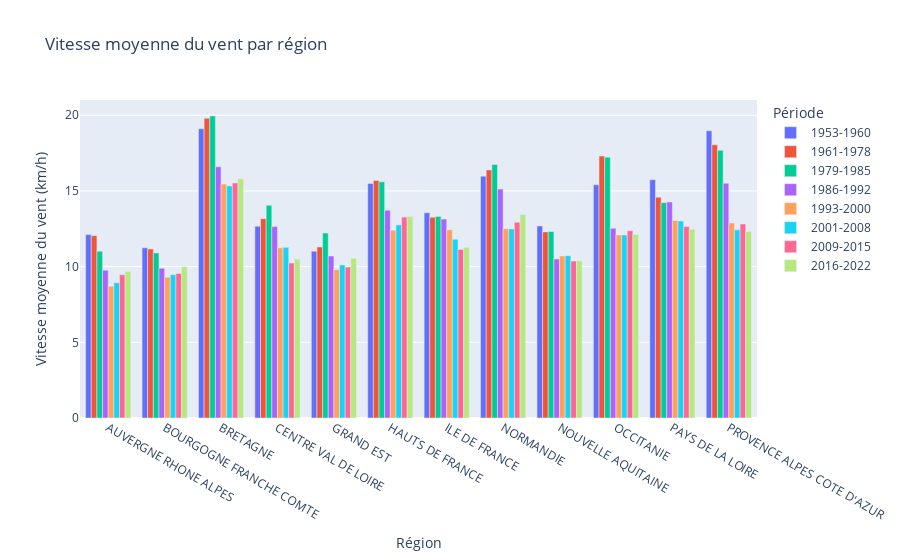

Notebook source saved alongside this figure:
### Code cell
# Define periods of interest
periods = [
    (1953, 1960),
    (1961, 1978),
    (1979, 1985),
    (1986, 1992),
    (1993, 2000),
    (2001, 2008),
    (2009, 2015),
    (2016, 2022)
]

# Calculate mean wind speed for each period and region
mean_wind_speeds = []
for start, end in periods:
    period_df = df_date_region[(df_date_region["AAAAMM"].dt.year >= start) & 
                               (df_date_region["AAAAMM"].dt.year <= end)]
    period_df_grouped = period_df.groupby("region")["vent_speed_inst_moy_mensu"].mean().reset_index()
    period_df_grouped["period"] = f"{start}-{end}"
    mean_wind_speeds.append(period_df_grouped)

# Concatenate all period DataFrames
df_mean_wind_speeds = pd.concat(mean_wind_speeds)

# Create a grouped bar chart using Plotly Express
fig = px.bar(df_mean_wind_speeds, x="region", y="vent_speed_inst_moy_mensu", color="period",
             title="Vitesse moyenne du vent par région",
             labels={"vent_speed_inst_moy_mensu": "Vitesse moyenne du vent (km/h)", "region": "Région", "period": "Période"},
             barmode="group")

fig.show()

### Figure 1 — Plotly figure (JSON) as saved in the notebook; plotly's stock layout.template omitted (floating-point values rounded to 4 significant figures)
{"data": [{"alignmentgroup": "True", "hovertemplate": "Période=1953-1960<br>Région=%{x}<br>Vitesse moyenne du vent (km/h)=%{y}<extra></extra>", "legendgroup": "1953-1960", "marker": {"color": "#636efa", "pattern": {"shape": ""}}, "name": "1953-1960", "offsetgroup": "1953-1960", "orientation": "v", "showlegend": true, "textposition": "auto", "type": "bar", "x": ["AUVERGNE RHONE ALPES", "BOURGOGNE FRANCHE COMTE", "BRETAGNE", "CENTRE VAL DE LOIRE", "GRAND EST", "HAUTS DE FRANCE", "ILE DE FRANCE", "NORMANDIE", "NOUVELLE AQUITAINE", "OCCITANIE", "PAYS DE LA LOIRE", "PROVENCE ALPES COTE D'AZUR"], "xaxis": "x", "y": [12.12, 11.25, 19.11, 12.67, 11.02, 15.49, 13.56, 15.97, 12.69, 15.41, 15.74, 18.97], "yaxis": "y"}, {"alignmentgroup": "True", "hovertemplate": "Période=1961-1978<br>Région=%{x}<br>Vitesse moyenne du vent (km/h)=%{y}<extra></extra>", "legendgroup": "1961-1978", "marker": {"color": "#EF553B", "pattern": {"shape": ""}}, "name": "1961-1978", "offsetgroup": "1961-1978", "orientation": "v", "showlegend": true, "textposition": "auto", "type": "bar", "x": ["AUVERGNE RHONE ALPES", "BOURGOGNE FRANCHE COMTE", "BRETAGNE", "CENTRE VAL DE LOIRE", "GRAND EST", "HAUTS DE FRANCE", "ILE DE FRANCE", "NORMANDIE", "NOUVELLE AQUITAINE", "OCCITANIE", "PAYS DE LA LOIRE", "PROVENCE ALPES COTE D'AZUR"], "xaxis": "x", "y": [12.05, 11.16, 19.8, 13.17, 11.3, 15.69, 13.27, 16.39, 12.29, 17.3, 14.59, 18.05], "yaxis": "y"}, {"alignmentgroup": "True", "hovertemplate": "Période=1979-1985<br>Région=%{x}<br>Vitesse moyenne du vent (km/h)=%{y}<extra></extra>", "legendgroup": "1979-1985", "marker": {"color": "#00cc96", "pattern": {"shape": ""}}, "name": "1979-1985", "offsetgroup": "1979-1985", "orientation": "v", "showlegend": true, "textposition": "auto", "type": "bar", "x": ["AUVERGNE RHONE ALPES", "BOURGOGNE FRANCHE COMTE", "BRETAGNE", "CENTRE VAL DE LOIRE", "GRAND EST", "HAUTS DE FRANCE", "ILE DE FRANCE", "NORMANDIE", "NOUVELLE AQUITAINE", "OCCITANIE", "PAYS DE LA LOIRE", "PROVENCE ALPES COTE D'AZUR"], "xaxis": "x", "y": [11.02, 10.9, 19.96, 14.05, 12.22, 15.6, 13.32, 16.75, 12.32, 17.23, 14.23, 17.68], "yaxis": "y"}, {"alignmentgroup": "True", "hovertemplate": "Période=1986-1992<br>Région=%{x}<br>Vitesse moyenne du vent (km/h)=%{y}<extra></extra>", "legendgroup": "1986-1992", "marker": {"color": "#ab63fa", "pattern": {"shape": ""}}, "name": "1986-1992", "offsetgroup": "1986-1992", "orientation": "v", "showlegend": true, "textposition": "auto", "type": "bar", "x": ["AUVERGNE RHONE ALPES", "BOURGOGNE FRANCHE COMTE", "BRETAGNE", "CENTRE VAL DE LOIRE", "GRAND EST", "HAUTS DE FRANCE", "ILE DE FRANCE", "NORMANDIE", "NOUVELLE AQUITAINE", "OCCITANIE", "PAYS DE LA LOIRE", "PROVENCE ALPES COTE D'AZUR"], "xaxis": "x", "y": [9.767, 9.894, 16.6, 12.64, 10.7, 13.72, 13.14, 15.12, 10.5, 12.53, 14.26, 15.51], "yaxis": "y"}, {"alignmentgroup": "True", "hovertemplate": "Période=1993-2000<br>Région=%{x}<br>Vitesse moyenne du vent (km/h)=%{y}<extra></extra>", "legendgroup": "1993-2000", "marker": {"color": "#FFA15A", "pattern": {"shape": ""}}, "name": "1993-2000", "offsetgroup": "1993-2000", "orientation": "v", "showlegend": true, "textposition": "auto", "type": "bar", "x": ["AUVERGNE RHONE ALPES", "BOURGOGNE FRANCHE COMTE", "BRETAGNE", "CENTRE VAL DE LOIRE", "GRAND EST", "HAUTS DE FRANCE", "ILE DE FRANCE", "NORMANDIE", "NOUVELLE AQUITAINE", "OCCITANIE", "PAYS DE LA LOIRE", "PROVENCE ALPES COTE D'AZUR"], "xaxis": "x", "y": [8.705, 9.295, 15.45, 11.24, 9.794, 12.41, 12.43, 12.5, 10.71, 12.09, 13.04, 12.88], "yaxis": "y"}, {"alignmentgroup": "True", "hovertemplate": "Période=2001-2008<br>Région=%{x}<br>Vitesse moyenne du vent (km/h)=%{y}<extra></extra>", "legendgroup": "2001-2008", "marker": {"color": "#19d3f3", "pattern": {"shape": ""}}, "name": "2001-2008", "offsetgroup": "2001-2008", "orientation": "v", "showlegend": true, "textposition": "auto", "type": "bar", "x": ["AUVERGNE RHONE ALPES", "BOURGOGNE FRANCHE COMTE", "BRETAGNE", "CENTRE VAL DE LOIRE", "GRAND EST", "HAUTS DE FRANCE", "ILE DE FRANCE", "NORMANDIE", "NOUVELLE AQUITAINE", "OCCITANIE", "PAYS DE LA LOIRE", "PROVENCE ALPES COTE D'AZUR"], "xaxis": "x", "y": [8.927, 9.468, 15.33, 11.27, 10.11, 12.76, 11.81, 12.49, 10.72, 12.09, 13.01, 12.43], "yaxis": "y"}, {"alignmentgroup": "True", "hovertemplate": "Période=2009-2015<br>Région=%{x}<br>Vitesse moyenne du vent (km/h)=%{y}<extra></extra>", "legendgroup": "2009-2015", "marker": {"color": "#FF6692", "pattern": {"shape": ""}}, "name": "2009-2015", "offsetgroup": "2009-2015", "orientation": "v", "showlegend": true, "textposition": "auto", "type": "bar", "x": ["AUVERGNE RHONE ALPES", "BOURGOGNE FRANCHE COMTE", "BRETAGNE", "CENTRE VAL DE LOIRE", "GRAND EST", "HAUTS DE FRANCE", "ILE DE FRANCE", "NORMANDIE", "NOUVELLE AQUITAINE", "OCCITANIE", "PAYS DE LA LOIRE", "PROVENCE ALPES COTE D'AZUR"], "xaxis": "x", "y": [9.462, 9.551, 15.53, 10.23, 9.972, 13.27, 11.13, 12.93, 10.37, 12.37, 12.66, 12.82], "yaxis": "y"}, {"alignmentgroup": "True", "hovertemplate": "Période=2016-2022<br>Région=%{x}<br>Vitesse moyenne du vent (km/h)=%{y}<extra></extra>", "legendgroup": "2016-2022", "marker": {"color": "#B6E880", "pattern": {"shape": ""}}, "name": "2016-2022", "offsetgroup": "2016-2022", "orientation": "v", "showlegend": true, "textposition": "auto", "type": "bar", "x": ["AUVERGNE RHONE ALPES", "BOURGOGNE FRANCHE COMTE", "BRETAGNE", "CENTRE VAL DE LOIRE", "GRAND EST", "HAUTS DE FRANCE", "ILE DE FRANCE", "NORMANDIE", "NOUVELLE AQUITAINE", "OCCITANIE", "PAYS DE LA LOIRE", "PROVENCE ALPES COTE D'AZUR"], "xaxis": "x", "y": [9.677, 9.998, 15.8, 10.49, 10.55, 13.31, 11.28, 13.44, 10.38, 12.12, 12.48, 12.32], "yaxis": "y"}], "layout": {"barmode": "group", "legend": {"title": {"text": "Période"}, "tracegroupgap": 0}, "title": {"text": "Vitesse moyenne du vent par région"}, "xaxis": {"anchor": "y", "domain": [0, 1], "title": {"text": "Région"}}, "yaxis": {"anchor": "x", "domain": [0, 1], "title": {"text": "Vitesse moyenne du vent (km/h)"}}}}
